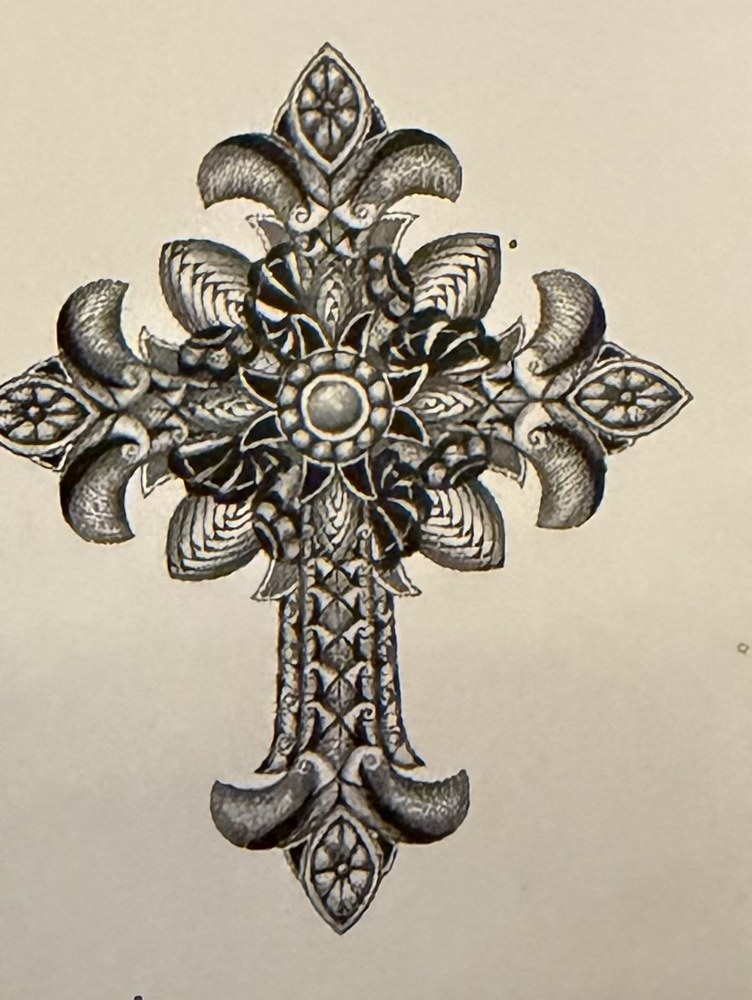
#> input picture assets/img/spm-cross.jpg, 752 x 1000 px
$ python generate_icons.py assets/img/spm-cross.jpg
#> lines starting #> are read from the running program, lines starting #| are printed output that depends on the picture
"""App-icon generator.

Cuts the two IC XC NIKA medallion icons — bronze for light mode, steel for
dark — out of the supplied mock-up, masks them to the iOS squircle so the
corners come away clean, and writes every size the app needs.

Nothing here runs at page-build time; the icons are committed. Re-run it only
when the artwork changes, with Pillow available:

    python3 -m venv /tmp/venv && /tmp/venv/bin/pip install pillow
    /tmp/venv/bin/python generate_icons.py

Sources are the two masters in assets/icons (app-icon.png / app-icon-dark.png).
Pass the original mock-up as an argument to re-cut them:

    ... generate_icons.py path/to/mockup.png
"""
import io
import json
import os
import shutil
import struct
import sys

from PIL import Image, ImageFilter

OUT = "assets/icons"
MASTER_LIGHT = f"{OUT}/app-icon.png"
MASTER_DARK = f"{OUT}/app-icon-dark.png"

# where the two icons sit in the supplied 1024x1024 mock-up (left = light mode,
# right = dark); both are 356px square
CUTS = {MASTER_LIGHT: (84, 322, 440, 678), MASTER_DARK: (592, 322, 948, 678)}

SS = 4          # supersampling for the mask edge
EXP = 5.0       # superellipse exponent — the iOS "squircle"
INSET = 1.5     # px trimmed off the edge, so no background fringe survives


def squircle(size, inset=INSET):
    """An anti-aliased iOS-style rounded-square alpha mask."""
    n = size * SS
    half = n / 2.0
    r = half - inset * SS
    mask = Image.new("L", (n, n), 0)
    px = mask.load()
    for y in range(n):
        dy = abs((y + 0.5) - half) / r
        if dy > 1:
            continue
        # x where |x/r|^EXP + dy^EXP = 1
        rem = 1.0 - dy ** EXP
        dx = rem ** (1.0 / EXP)
        x0 = int(half - dx * r)
        x1 = int(half + dx * r)
        for x in range(max(0, x0), min(n, x1)):
            px[x, y] = 255
    return mask.resize((size, size), Image.LANCZOS)


def cut(mockup):
    """Re-cut both masters out of the mock-up."""
    src = Image.open(mockup).convert("RGB")
    for path, box in CUTS.items():
        icon = src.crop(box)
        icon.putalpha(squircle(icon.width))
        icon.save(path)
        print("cut", path, icon.size)


def edge_colour(im):
    """The icon's own border tone — what a flattened icon's background is
    filled with, so the squircle sits on something that belongs to it."""
    w = im.width
    ring = []
    for t in range(6):
        ring += [im.getpixel((x, w // 2 + t - 3)) for x in (t, w - 1 - t)]
        ring += [im.getpixel((w // 2 + t - 3, y)) for y in (t, w - 1 - t)]
    ring = [p for p in ring if p[3] > 200]
    n = len(ring)
    return tuple(sum(p[i] for p in ring) // n for i in range(3)) + (255,)


def render(master, size, scale=1.0, opaque=False, backdrop=False):
    """One icon at one size. `opaque` flattens onto the icon's own border tone;
    `backdrop` instead fills behind it with a blown-up, blurred copy of the same
    metal, so a shrunken icon doesn't read as a plaque sitting on flat mud."""
    im = Image.open(master).convert("RGBA")
    inner = max(1, round(size * scale))
    art = im.resize((inner, inner), Image.LANCZOS)
    if backdrop:
        # the 1.35x blow-up is centre-cropped, so only the middle of the master
        # survives — well inside the squircle, and clear of its masked corners
        big = round(size * 1.35)
        out = im.resize((big, big), Image.LANCZOS).convert("RGB")
        crop = (big - size) // 2
        out = out.crop((crop, crop, crop + size, crop + size))
        out = out.filter(ImageFilter.GaussianBlur(size / 22.0)).convert("RGBA")
    else:
        out = Image.new("RGBA", (size, size), edge_colour(im) if opaque else (0, 0, 0, 0))
    off = (size - inner) // 2
    out.paste(art, (off, off), art)
    return out


def ico(pngs, sizes, path):
    """PNG-in-ICO — every browser still in use reads it."""
    head = bytearray(6 + 16 * len(pngs))
    struct.pack_into("<HHH", head, 0, 0, 1, len(pngs))
    offset = len(head)
    for i, (blob, s) in enumerate(zip(pngs, sizes)):
        struct.pack_into("<BBBBHHII", head, 6 + 16 * i,
                         s if s < 256 else 0, s if s < 256 else 0, 0, 0,
                         1, 32, len(blob), offset)
        offset += len(blob)
    with open(path, "wb") as f:
        f.write(bytes(head))
        for blob in pngs:
            f.write(blob)
    print("wrote", path, "/".join(str(s) for s in sizes))


IOS_SET = "ios/AppIcon.appiconset"
# the catalog the native target actually compiles. This used to point at the
# Capacitor layout (ios/App/App/...), which no longer exists — so the copy
# silently did nothing and the app kept shipping whatever was already here.
IOS_XCODE = "ios/App/Resources/Assets.xcassets/AppIcon.appiconset"


def ios_icons(dest=IOS_SET):
    """The Xcode asset catalog: one 1024px square per appearance.

    iOS masks the corners itself and rejects alpha, so these are flattened and
    full-bleed — the squircle's own corners are filled with a blurred blow-up of
    the same metal. Light and dark are the two masters; tinted is a greyscale
    the system recolours with the user's chosen tint.
    """
    os.makedirs(dest, exist_ok=True)
    variants = [
        ("AppIcon-1024.png", MASTER_LIGHT, None),
        ("AppIcon-1024-dark.png", MASTER_DARK, "dark"),
        ("AppIcon-1024-tinted.png", MASTER_DARK, "tinted"),
    ]
    images = []
    for name, master, appearance in variants:
        im = render(master, 1024, scale=1.0, backdrop=True).convert("RGB")
        # the masters are only 356px, so 1024 is a 2.9x upscale — a touch of
        # unsharp masking puts back the edge the resampling costs
        im = im.filter(ImageFilter.UnsharpMask(radius=3, percent=90, threshold=2))
        if appearance == "tinted":
            im = im.convert("L").convert("RGB")
        im.save(f"{dest}/{name}")
        entry = {"filename": name, "idiom": "universal", "platform": "ios", "size": "1024x1024"}
        if appearance:
            entry["appearances"] = [{"appearance": "luminosity", "value": appearance}]
        images.append(entry)
        print("wrote", f"{dest}/{name}", appearance or "light")
    with open(f"{dest}/Contents.json", "w") as f:
        json.dump({"images": images, "info": {"author": "xcode", "version": 1}}, f, indent=2)
    print("wrote", f"{dest}/Contents.json")

    # if the Xcode project already exists, drop them straight in
    if os.path.isdir(os.path.dirname(IOS_XCODE)) and dest != IOS_XCODE:
        os.makedirs(IOS_XCODE, exist_ok=True)
        for f in os.listdir(dest):
            shutil.copy2(os.path.join(dest, f), os.path.join(IOS_XCODE, f))
        print("copied into", IOS_XCODE)


def main():
    if "--ios" in sys.argv:
        ios_icons()
        return
    if len(sys.argv) > 1:
        cut(sys.argv[1])
#> in cut, src is the input picture: PIL image 752x1000 RGB; mean R, G, B 178.3, 168.8, 152.1
#> the loop in cut, `for path, box in CUTS.items():` made 2 passes
#> pass 1, in cut, `icon = src.crop(box)`:
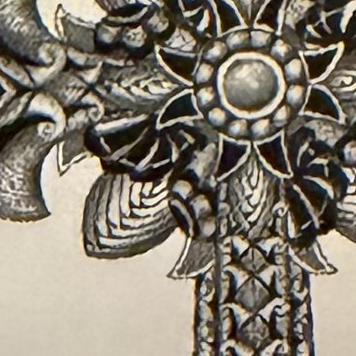
#> icon: PIL image 356x356 RGB; mean R, G, B 134.4, 127.2, 113.9
#> pass 1, in cut, `icon.save(path)`:
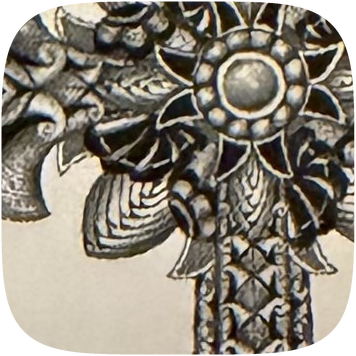
#> saved as app-icon.png: PIL image 356x356 RGBA; mean R, G, B, A 134.4, 127.2, 113.9, 238.2; transparent parts drawn white
#> after the loop in cut, `for path, box in CUTS.items():`:
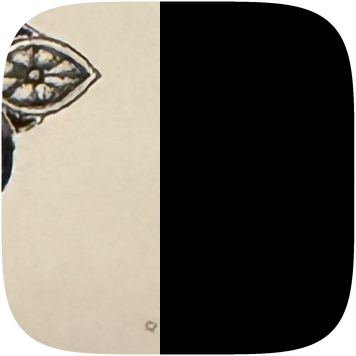
#> icon: PIL image 356x356 RGBA; mean R, G, B, A 91.8, 87, 77.5, 238.2; transparent parts drawn white
    for m in (MASTER_LIGHT, MASTER_DARK):
        if not os.path.exists(m):
            sys.exit(f"missing {m} — pass the mock-up to re-cut the masters")

    # the installed-app icons. A manifest cannot switch on colour scheme, so
    # these are the light (bronze) set; the dark artwork is used for the
    # browser tab, where prefers-color-scheme does work.
    for size in (512, 192):
        render(MASTER_LIGHT, size).save(f"{OUT}/icon-{size}.png")
#> in render, `out = Image.new("RGBA", (size, size), edge_colour(im) if opaque else (..`: out: PIL image 512x512 RGBA; every value is 0
        # maskable: the launcher crops to a circle 80% across, so the medallion
        # is pulled inside that and the icon's own border tone fills the rest
        render(MASTER_LIGHT, size, scale=0.9, backdrop=True).save(f"{OUT}/icon-{size}-maskable.png")
#> call 2 of render, with master = 'assets/icons/app-icon.png', size = 512, scale = 0.9, opaque = False, backdrop = True
#> in render (call 2), `out.paste(art, (off, off), art)`:
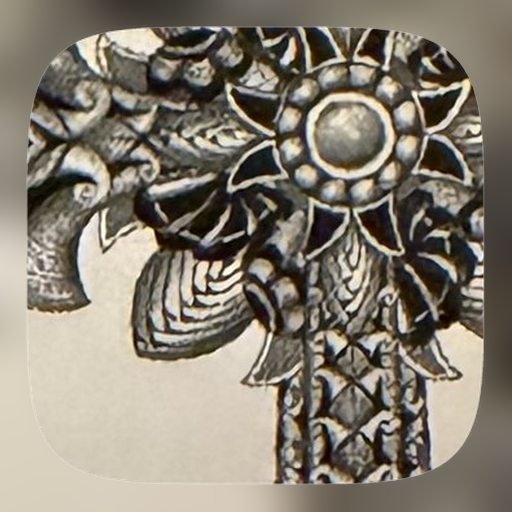
#> out: PIL image 512x512 RGBA; mean R, G, B, A 134.9, 127.5, 114.3, 254.4; transparent parts drawn white
        print("wrote", size, "any / maskable")

    # iOS applies its own mask and ignores alpha, so this one is flattened
    render(MASTER_LIGHT, 180, opaque=True).save(f"{OUT}/apple-touch-icon.png")
#> in render (call 5), `art = im.resize((inner, inner), Image.LANCZOS)`:
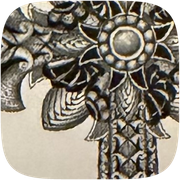
#> art: PIL image 180x180 RGBA; mean R, G, B, A 127.4, 120.5, 107.8, 238.2; transparent parts drawn white
#> in edge_colour, `w = im.width`: w = 356
#> the loop in edge_colour, `for t in range(6):` made 6 passes
#> ring on pass 1: [(138, 131, 121, 0), (106, 96, 86, 0)]
#> after the loop in edge_colour, `for t in range(6):`: ring = 24 items, first 6: (138, 131, 121, 0), (106, 96, 86, 0), (27, 28, 32, 0), (209, 196, 180, 0), (137, 130, 120, 125), (196, 187, 180, 60)
#> in edge_colour, `ring = [p for p in ring if p[3] > 200]`: ring = 16 items, first 6: (118, 111, 101, 255), (240, 232, 229, 255), (26, 28, 27, 255), (204, 192, 176, 255), (149, 142, 132, 251), (234, 230, 231, 252)
#> in edge_colour, `n = len(ring)`: n = 16
#> in render (call 5), `out = Image.new("RGBA", (size, size), edge_colour(im) if opaque else (..`:
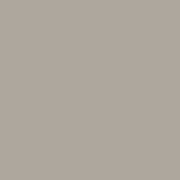
#> out: PIL image 180x180 RGBA; mean R, G, B, A 173, 167, 160, 255
    print("wrote apple-touch-icon.png 180")

    for size in (32, 16):
        render(MASTER_LIGHT, size).save(f"{OUT}/favicon-{size}.png")
#> in render (call 6), `out = Image.new("RGBA", (size, size), edge_colour(im) if opaque else (..`: out: PIL image 32x32 RGBA; every value is 0
        render(MASTER_DARK, size).save(f"{OUT}/favicon-{size}-dark.png")
        print("wrote favicon", size, "light / dark")

    sizes = (48, 32, 16)
    blobs = []
    for s in sizes:
        buf = io.BytesIO()
        render(MASTER_LIGHT, s).save(buf, "PNG")
#> in render (call 10), `out = Image.new("RGBA", (size, size), edge_colour(im) if opaque else (..`: out: PIL image 48x48 RGBA; every value is 0
#> in render (call 10), `out.paste(art, (off, off), art)`:
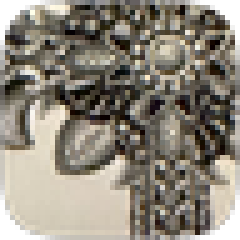
#> out: PIL image 48x48 RGBA (shown 5 times larger); mean R, G, B, A 124.7, 117.9, 105.6, 235.1; transparent parts drawn white
        blobs.append(buf.getvalue())
    ico(blobs, sizes, "favicon.ico")


if __name__ == "__main__":
    main()
